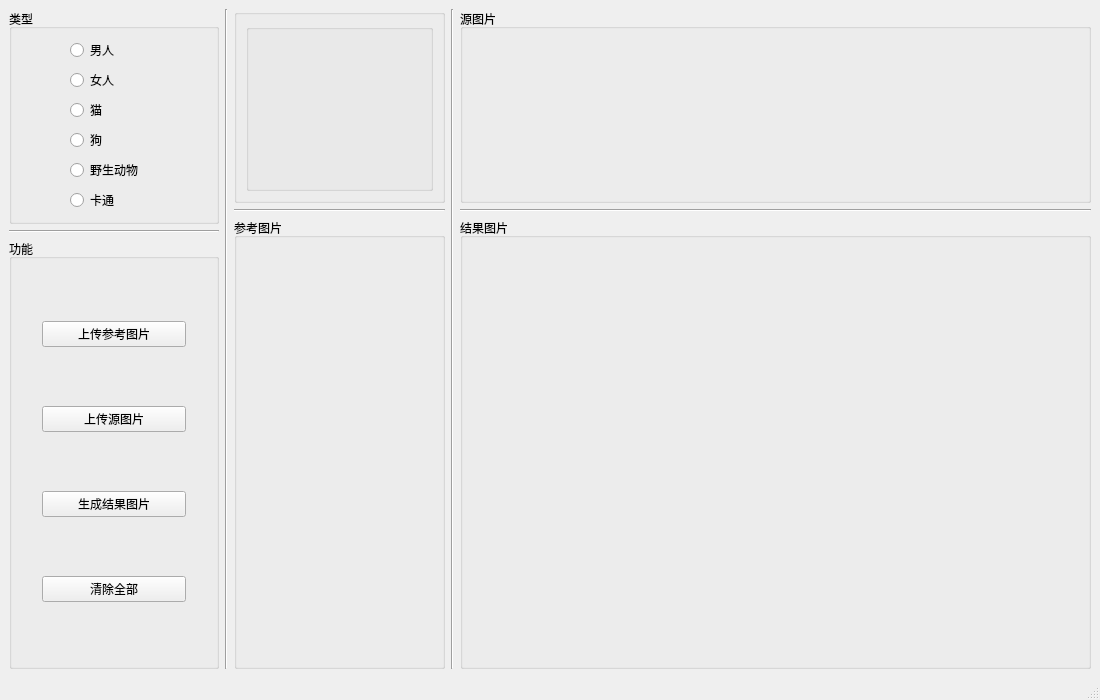
<?xml version="1.0" encoding="UTF-8"?>
<ui version="4.0">
    <class>MainWindow</class>
    <widget class="QMainWindow" name="MainWindow">
        <property name="geometry">
            <rect>
                <x>0</x>
                <y>0</y>
                <width>1100</width>
                <height>700</height>
            </rect>
        </property>
        <property name="windowTitle">
            <string>MainWindow</string>
        </property>
        <property name="layoutDirection">
            <enum>Qt::LeftToRight</enum>
        </property>
        <widget class="QWidget" name="centralwidget">
            <property name="layoutDirection">
                <enum>Qt::LeftToRight</enum>
            </property>
            <layout class="QHBoxLayout" name="horizontalLayout" stretch="2,0,2,0,6">
                <property name="sizeConstraint">
                    <enum>QLayout::SetDefaultConstraint</enum>
                </property>
                <item>
                    <layout class="QVBoxLayout" name="verticalLayout_2" stretch="3,0,7">
                        <item>
                            <widget class="QGroupBox" name="typrGroup">
                                <property name="title">
                                    <string>类型</string>
                                </property>
                                <layout class="QVBoxLayout" name="verticalLayout_4">
                                    <property name="leftMargin">
                                        <number>58</number>
                                    </property>
                                    <item>
                                        <widget class="QRadioButton" name="male">
                                            <property name="text">
                                                <string>男人</string>
                                            </property>
                                        </widget>
                                    </item>
                                    <item>
                                        <widget class="QRadioButton" name="female">
                                            <property name="text">
                                                <string>女人</string>
                                            </property>
                                        </widget>
                                    </item>
                                    <item>
                                        <widget class="QRadioButton" name="cat">
                                            <property name="text">
                                                <string>猫</string>
                                            </property>
                                        </widget>
                                    </item>
                                    <item>
                                        <widget class="QRadioButton" name="dog">
                                            <property name="text">
                                                <string>狗</string>
                                            </property>
                                        </widget>
                                    </item>
                                    <item>
                                        <widget class="QRadioButton" name="wild">
                                            <property name="text">
                                                <string>野生动物</string>
                                            </property>
                                        </widget>
                                    </item>
                                    <item>
                                        <widget class="QRadioButton" name="cartoon">
                                            <property name="text">
                                                <string>卡通</string>
                                            </property>
                                        </widget>
                                    </item>
                                </layout>
                            </widget>
                        </item>
                        <item>
                            <widget class="Line" name="line">
                                <property name="orientation">
                                    <enum>Qt::Horizontal</enum>
                                </property>
                            </widget>
                        </item>
                        <item>
                            <widget class="QGroupBox" name="groupBox_2">
                                <property name="title">
                                    <string>功能</string>
                                </property>
                                <layout class="QVBoxLayout" name="verticalLayout_5">
                                    <property name="leftMargin">
                                        <number>30</number>
                                    </property>
                                    <property name="rightMargin">
                                        <number>30</number>
                                    </property>
                                    <item>
                                        <widget class="QPushButton" name="uploadReferImg">
                                            <property name="text">
                                                <string>上传参考图片</string>
                                            </property>
                                        </widget>
                                    </item>
                                    <item>
                                        <widget class="QPushButton" name="uploadOriginalImg">
                                            <property name="text">
                                                <string>上传源图片</string>
                                            </property>
                                        </widget>
                                    </item>
                                    <item>
                                        <widget class="QPushButton" name="generateResultImg">
                                            <property name="text">
                                                <string>生成结果图片</string>
                                            </property>
                                        </widget>
                                    </item>
                                    <item>
                                        <widget class="QPushButton" name="clearAll">
                                            <property name="text">
                                                <string>清除全部</string>
                                            </property>
                                        </widget>
                                    </item>
                                </layout>
                            </widget>
                        </item>
                    </layout>
                </item>
                <item>
                    <widget class="Line" name="line_3">
                        <property name="orientation">
                            <enum>Qt::Vertical</enum>
                        </property>
                    </widget>
                </item>
                <item>
                    <layout class="QVBoxLayout" name="verticalLayout_3" stretch="3,0,7">
                        <item>
                            <widget class="QGroupBox" name="logoGroup">
                                <property name="title">
                                    <string></string>
                                </property>
                                <layout class="QHBoxLayout" name="horizontalLayout_3">
                                    <item>
                                        <widget class="QGroupBox" name="logoImg">
                                        </widget>
                                    </item>
                                </layout>
                            </widget>
                        </item>
                        <item>
                            <widget class="Line" name="line_2">
                                <property name="orientation">
                                    <enum>Qt::Horizontal</enum>
                                </property>
                            </widget>
                        </item>
                        <item>
                            <widget class="QGroupBox" name="referGroup">
                                <property name="title">
                                    <string>参考图片</string>
                                </property>
                                <layout class="QHBoxLayout" name="referBoxLayout">
                                </layout>
                            </widget>
                        </item>
                    </layout>
                </item>
                <item>
                    <widget class="Line" name="line_4">
                        <property name="orientation">
                            <enum>Qt::Vertical</enum>
                        </property>
                    </widget>
                </item>
                <item>
                    <layout class="QVBoxLayout" name="verticalLayout" stretch="3,0,7">
                        <item>
                            <widget class="QGroupBox" name="originalGroup">
                                <property name="title">
                                    <string>源图片</string>
                                </property>
                                <layout class="QHBoxLayout" name="inputBoxLayout">
                                </layout>
                            </widget>
                        </item>
                        <item>
                            <widget class="Line" name="line_5">
                                <property name="orientation">
                                    <enum>Qt::Horizontal</enum>
                                </property>
                            </widget>
                        </item>
                        <item>
                            <widget class="QGroupBox" name="resultGroup">
                                <property name="title">
                                    <string>结果图片</string>
                                </property>
                                <layout class="QHBoxLayout" name="geneBoxLayout">
                                </layout>
                            </widget>
                        </item>
                    </layout>
                </item>
            </layout>
        </widget>
        <widget class="QMenuBar" name="menubar">
            <property name="geometry">
                <rect>
                    <x>0</x>
                    <y>0</y>
                    <width>1056</width>
                    <height>26</height>
                </rect>
            </property>
        </widget>
        <widget class="QStatusBar" name="statusbar"/>
    </widget>
    <resources/>
    <connections/>
</ui>
